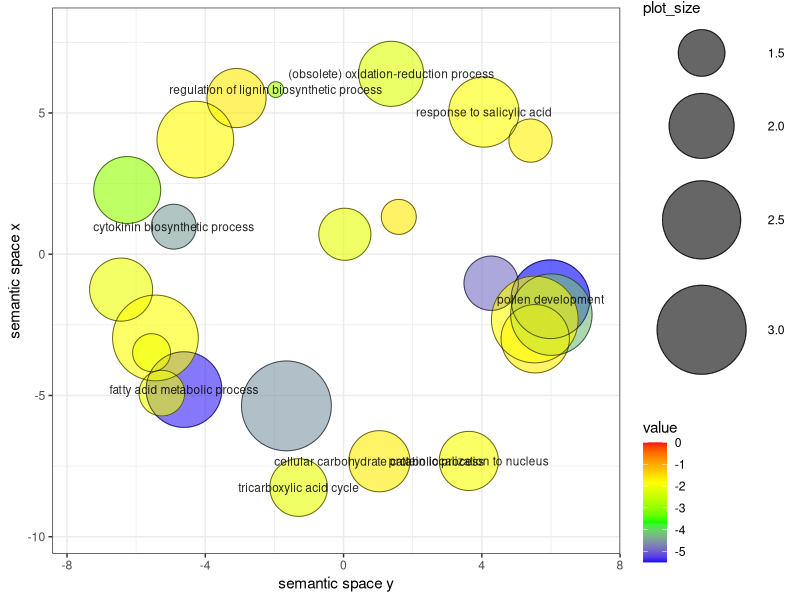

Reproduce this figure in R.
# A plotting R script produced by the REVIGO server at http://revigo.irb.hr/
# If you found REVIGO useful in your work, please cite the following reference:
# Supek F et al. "REVIGO summarizes and visualizes long lists of Gene Ontology
# terms" PLoS ONE 2011. doi:10.1371/journal.pone.0021800

# --------------------------------------------------------------------------
# If you don't have the ggplot2 package installed, uncomment the following line:
# install.packages( "ggplot2" );
library( ggplot2 );

# --------------------------------------------------------------------------
# If you don't have the scales package installed, uncomment the following line:
# install.packages( "scales" );
library( scales );

# --------------------------------------------------------------------------
# Here is your data from REVIGO. Scroll down for plot configuration options.

revigo.names <- c("term_ID","description","frequency_%","plot_X","plot_Y","plot_size","value","uniqueness","dispensability");
revigo.data <- rbind(c("GO:0006631","fatty acid metabolic process",1.109,-4.616,-4.792,2.393,-5.409,0.633,0.000),
c("GO:0009555","pollen development",1.488,5.984,-1.593,2.520,-5.495,0.809,0.000),
c("GO:0009751","response to salicylic acid",0.685,4.061,5.035,2.185,-1.844,0.994,0.000),
c("GO:0055114","(obsolete) oxidation-reduction process",0.483,1.377,6.386,2.000,-2.234,1.000,0.000),
c("GO:0034504","protein localization to nucleus",0.289,3.624,-7.317,1.813,-1.945,0.964,0.033),
c("GO:0009691","cytokinin biosynthetic process",0.126,-4.912,0.975,1.462,-4.469,0.663,0.100),
c("GO:0006099","tricarboxylic acid cycle",0.261,-1.299,-8.259,1.771,-2.135,0.847,0.112),
c("GO:0044275","cellular carbohydrate catabolic process",0.334,1.036,-7.328,1.875,-1.646,0.783,0.114),
c("GO:1901141","regulation of lignin biosynthetic process",0.063,-1.961,5.828,1.176,-2.842,0.894,0.121),
c("GO:0006629","lipid metabolic process",4.900,-1.653,-5.369,3.037,-4.569,0.853,0.155),
c("GO:0050826","response to freezing",0.117,5.409,4.022,1.431,-1.693,0.994,0.159),
c("GO:0009308","amine metabolic process",0.518,-6.258,2.272,2.064,-2.996,0.873,0.181),
c("GO:0016575","histone deacetylation",0.185,0.038,0.706,1.623,-2.119,0.738,0.187),
c("GO:0043455","regulation of secondary metabolic process",0.289,-3.096,5.528,1.813,-1.620,0.936,0.223),
c("GO:0009699","phenylpropanoid biosynthetic process",0.383,-6.435,-1.252,1.934,-2.049,0.783,0.288),
c("GO:0032989","cellular component morphogenesis",0.212,4.270,-1.027,1.681,-4.886,0.807,0.346),
c("GO:0007568","aging",0.582,5.545,-2.992,2.114,-1.625,0.881,0.374),
c("GO:0048229","gametophyte development",1.961,6.012,-2.139,2.639,-4.215,0.861,0.471),
c("GO:0048869","cellular developmental process",3.426,5.532,-2.312,2.881,-1.817,0.825,0.479),
c("GO:0030261","chromosome condensation",0.086,1.598,1.321,1.301,-1.606,0.909,0.522),
c("GO:0010817","regulation of hormone levels",1.222,-4.288,4.057,2.435,-1.795,0.861,0.542),
c("GO:0044283","small molecule biosynthetic process",3.079,-5.442,-2.964,2.835,-1.843,0.695,0.598),
c("GO:0042761","very long-chain fatty acid biosynthetic process",0.095,-5.553,-3.484,1.342,-1.994,0.659,0.659),
c("GO:0000038","very long-chain fatty acid metabolic process",0.131,-5.257,-4.917,1.477,-2.022,0.681,0.678));

one.data <- data.frame(revigo.data);
names(one.data) <- revigo.names;
one.data <- one.data [(one.data$plot_X != "null" & one.data$plot_Y != "null"), ];
one.data$plot_X <- as.numeric( as.character(one.data$plot_X) );
one.data$plot_Y <- as.numeric( as.character(one.data$plot_Y) );
one.data$plot_size <- as.numeric( as.character(one.data$plot_size) );
one.data$value <- as.numeric( as.character(one.data$value) );
one.data$frequency <- as.numeric( as.character(one.data$frequency) );
one.data$uniqueness <- as.numeric( as.character(one.data$uniqueness) );
one.data$dispensability <- as.numeric( as.character(one.data$dispensability) );
#head(one.data);


# --------------------------------------------------------------------------
# Names of the axes, sizes of the numbers and letters, names of the columns,
# etc. can be changed below

p1 <- ggplot( data = one.data );
p1 <- p1 + geom_point( aes( plot_X, plot_Y, colour = value, size = plot_size), alpha = I(0.6) ) + scale_size_area();
p1 <- p1 + scale_colour_gradientn( colours = c("blue", "green", "yellow", "red"), limits = c( min(one.data$value), 0) );
p1 <- p1 + geom_point( aes(plot_X, plot_Y, size = plot_size), shape = 21, fill = "transparent", colour = I (alpha ("black", 0.6) )) + scale_size_area();
p1 <- p1 + scale_size( range=c(5, 30)) + theme_bw(); # + scale_fill_gradientn(colours = heat_hcl(7), limits = c(-300, 0) );
ex <- one.data [ one.data$dispensability < 0.15, ];
p1 <- p1 + geom_text( data = ex, aes(plot_X, plot_Y, label = description), colour = I(alpha("black", 0.85)), size = 3 );
p1 <- p1 + labs (y = "semantic space x", x = "semantic space y");
p1 <- p1 + theme(legend.key = element_blank()) ;
one.x_range = max(one.data$plot_X) - min(one.data$plot_X);
one.y_range = max(one.data$plot_Y) - min(one.data$plot_Y);
p1 <- p1 + xlim(min(one.data$plot_X)-one.x_range/10,max(one.data$plot_X)+one.x_range/10);
p1 <- p1 + ylim(min(one.data$plot_Y)-one.y_range/10,max(one.data$plot_Y)+one.y_range/10);


# --------------------------------------------------------------------------
# Output the plot to screen

p1;

# Uncomment the line below to also save the plot to a file.
# The file type depends on the extension (default=pdf).

# ggsave("/path_to_your_file/revigo-plot.pdf");

